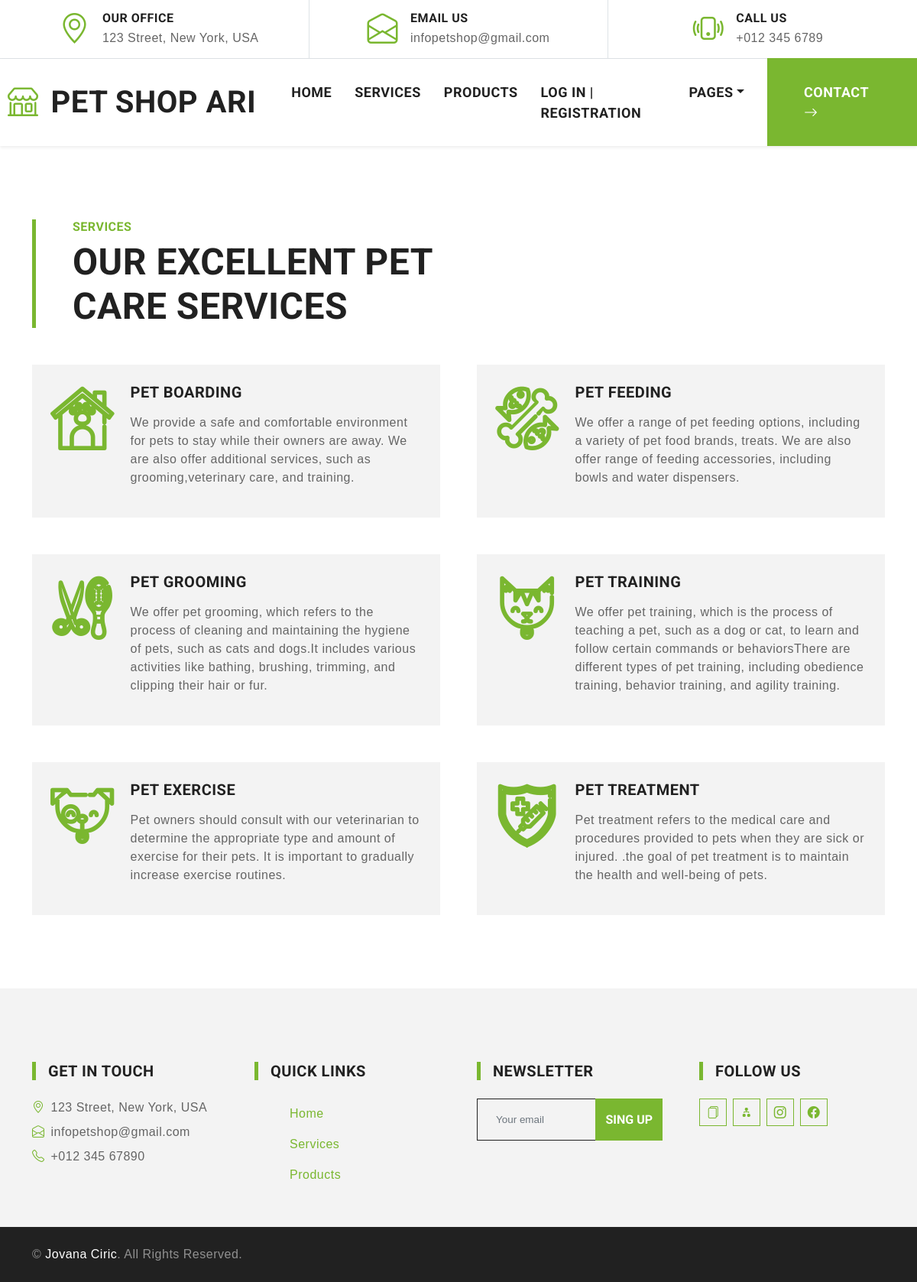
Page /index.php?page=service on the committed database.
### tables this page shows
CREATE TABLE `meni` (
  `id` int(11) NOT NULL,
  `naziv` varchar(50) NOT NULL,
  `href` varchar(100) NOT NULL
);

CREATE TABLE `service` (
  `id` int(11) NOT NULL,
  `title` varchar(255) NOT NULL,
  `text` varchar(255) NOT NULL,
  `icon` varchar(100) NOT NULL
);

CREATE TABLE `informacija` (
  `id` int(11) NOT NULL,
  `naziv` varchar(50) NOT NULL,
  `putanja` varchar(100) NOT NULL
);

### views/pomocni/serviceList.php (the view)
<?php
include_once "setup/konekcija.php";
$upit = "SELECT * FROM service";
$rezultat = $konekcija->query($upit);
    foreach($rezultat as $rez){
         echo "<div class='col-md-6'>
         <div class='service-item bg-light d-flex p-4'>
             <i class='flaticon-$rez->icon display-1 text-primary me-4'></i>
             <div>
                   <h5 class='text-uppercase mb-3'>$rez->title</h5>
                   <p>$rez->text</p>
               </div>
       </div>
    </div>";
    };

### views/fixed/nav.php
<?php
require_once "setup/konekcija.php";
echo "<nav class='navbar navbar-expand-lg bg-white navbar-light shadow-sm py-3 py-lg-0 px-3 px-lg-0 mb-5'>
<a href='index.php' class='navbar-brand'>
   <h1 class='m-0 text-uppercase text-dark'><i class='bi bi-shop fs-1 text-primary me-3'></i>Pet Shop Ari</h1>
</a>
<button class='navbar-toggler' type='button' data-bs-toggle='collapse' data-bs-target='#navbarCollapse'>
<span class='navbar-toggler-icon'></span>
</button>
<div class='collapse navbar-collapse' id='navbarCollapse'>
   <div class='navbar-nav ms-auto py-0'>
	  <div id='menu'>";
$upit = "SELECT * FROM meni";
$rezultat = $konekcija->query($upit);
foreach($rezultat as $re){
    echo "<a href='index.php?page=$re->href'  class='nav-item nav-link listMenu'>$re->naziv</a>";
}
if(isset($_SESSION['korisnik'])){
	if($_SESSION['korisnik']->id_uloga == 2){
		echo "<a href='index.php?page=admin' class='nav-item nav-link listMenu'>Admin Panel</a>";
	}
   if($_SESSION['korisnik']->id_uloga == 1){
      echo "<a href='index.php?page=cart'  class='nav-item nav-link listMenu'>Cart</a>";
   }
	echo "<a href='models/logout.php'  class='nav-item nav-link listMenu'>Log out</a>";
}else{
	echo "<a href='index.php?page=login'  class='nav-item nav-link listMenu'>Log in | Registration</a>";
}
echo "</div>
<div class='nav-item dropdown'>
   <a class='nav-link dropdown-toggle listMenu' data-bs-toggle='dropdown'>Pages</a>
   <div class='dropdown-menu m-0' id='pages'>"; include "views/fixed/pages.php";
   echo "</div>
   </div>
   <a href='index.php?page=contact' class='nav-item nav-link nav-contact bg-primary text-white px-5 listMenu'>Contact <i class='bi bi-arrow-right'></i></a>
   </div>
   </div>
   </nav>"
?>

### views/fixed/footer.php
<?php
include_once "setup/konekcija.php";
$upit = "SELECT * FROM informacija";
$rezultat = $konekcija->query($upit);
$upitM = "SELECT * FROM meni";
$rezultatM = $konekcija->query($upitM);
echo "<div class='container-fluid bg-light mt-5 py-5'>
        <div class='container pt-5'><div class='row g-5'>
        <div class='col-lg-3 col-md-6'>
        <h5 class='text-uppercase border-start border-5 border-primary ps-3 mb-4'>Get In Touch</h5>
        <p class='mb-2'><i class='bi bi-geo-alt text-primary me-2'></i>123 Street, New York, USA</p>
        <p class='mb-2'><i class='bi bi-envelope-open text-primary me-2'></i>infopetshop@gmail.com</p>
        <p class='mb-0'><i class='bi bi-telephone text-primary me-2'></i>+012 345 67890</p>
        </div>
        <div class='col-lg-3 col-md-6'>
        <h5 class='text-uppercase border-start border-5 border-primary ps-3 mb-4'>Quick Links</h5>
        <div class='d-flex flex-column justify-content-start' id='footer'>";
        foreach($rezultatM as $re){
            echo "<a href='index.php?page=$re->href' class='nav-item nav-link listMenu'>$re->naziv</a>";
        }
        echo"</div>
        </div>
        <div class='col-lg-3 col-md-6'>
        <h5 class='text-uppercase border-start border-5 border-primary ps-3 mb-4'>Newsletter</h5>
        <form>
            <div class='input-group'>
                <input type='email' id='mailNL' class='form-control bg-light px-4' placeholder='Your email' style='height: 55px;'/>
                <p class='show-validated'></p>
                <input type='button' class='btn btn-primary' id='btnMailNL' value='Sing Up'/>
            </div>
        </form>
        </div>
        <div class='col-lg-3 col-md-6'>
        <h5 class='text-uppercase border-start border-5 border-primary ps-3 mb-4'>Follow us</h5>
        <div class='d-flex' id='information'>";
        foreach($rezultat as $rez){
            echo "<a class='btn btn-outline-primary btn-square me-2' target='_blank' href='$rez->putanja'><i class='bi bi-$rez->naziv'></i></a>";
        };
        echo"</div>
        </div>
    </div></div>
    </div>
    <div class='container-fluid bg-dark text-white-50 py-4'>
       <div class='container'>
          <div class='row g-5'>
             <div class='col-md-6 text-center text-md-start'>
                <p class='mb-md-0'>&copy; <a class='text-white' href='#'>Jovana Ciric</a>. All Rights Reserved.</p>
             </div>
          </div>
       </div>
    </div>
    ";

### css/style.css (style rules this page uses)
:root { --primary: #7AB730; --secondary: #FFD33C; --light: #F3F3F3; --dark: #212121; }
[class^=flaticon-]:before, [class*=" flaticon-"]:before, [class^=flaticon-]:after, [class*=" flaticon-"]:after { font-size: inherit; margin-left: 0; }
.btn { font-family: 'Roboto', sans-serif; text-transform: uppercase; font-weight: 700; transition: .5s; }
.btn-primary { color: #FFFFFF; }
.btn-square { width: 36px; height: 36px; }
.btn-square, .btn-sm-square, .btn-lg-square { padding-left: 0; padding-right: 0; text-align: center; }
.navbar-light .navbar-nav .nav-link { font-family: 'Roboto', sans-serif; position: relative; padding: 30px 0; font-size: 18px; font-weight: 700; text-transform: uppercase; color: var(--dark); outline: none; transition: .5s; }
.listMenu { margin-left: 30px; }
#menu { display: flex; justify-content: center; margin: 0px; }
@media (min-width: 992px) { .navbar-light .navbar-nav .nav-link::before { position: absolute; content: ""; width: 0; height: 7px; top: -4px; left: 50%; background: var(--primary); transition: .5s; } }
@media (min-width: 992px) { .navbar-light .navbar-nav .nav-link.nav-contact::before { width: 100%; height: 1px; top: -1px; left: 0; } }
body { overflow-x: hidden; font-family: 'Manrope', sans-serif; letter-spacing: 0.5px; }
#mailNL { font-size:0.84em; border: 1px solid var(--dark); padding: 8px; color: black; cursor: pointer; }
.navbar-brand { padding-left:10px ; }

### rows in the picture
meni: naziv "HOME", naziv "Home"
meni: naziv "SERVICES", naziv "Services"
meni: naziv "PRODUCTS", naziv "Products"
service: title "PET BOARDING", text "We provide a safe and comfortable environment for pets to stay while their owners are away. We are also offer additional services, such as grooming,veterinary care, and training."
service: title "PET FEEDING", text "We offer a range of pet feeding options, including a variety of pet food brands, treats. We are also offer range of feeding accessories, including bowls and water dispensers."
service: title "PET GROOMING", text "We offer pet grooming, which refers to the process of cleaning and maintaining the hygiene of pets, such as cats and dogs.It includes various activities like bathing, brushing, trimming, and clipping their hair or fur."
service: title "PET TRAINING", text "We offer pet training, which is the process of teaching a pet, such as a dog or cat, to learn and follow certain commands or behaviorsThere are different types of pet training, including obedience training, behavior training, and agility training."
service: title "PET EXERCISE", text "Pet owners should consult with our veterinarian to determine the appropriate type and amount of exercise for their pets. It is important to gradually increase exercise routines."
service: title "PET TREATMENT", text "Pet treatment refers to the medical care and procedures provided to pets when they are sick or injured. .the goal of pet treatment is to maintain the health and well-being of pets."
